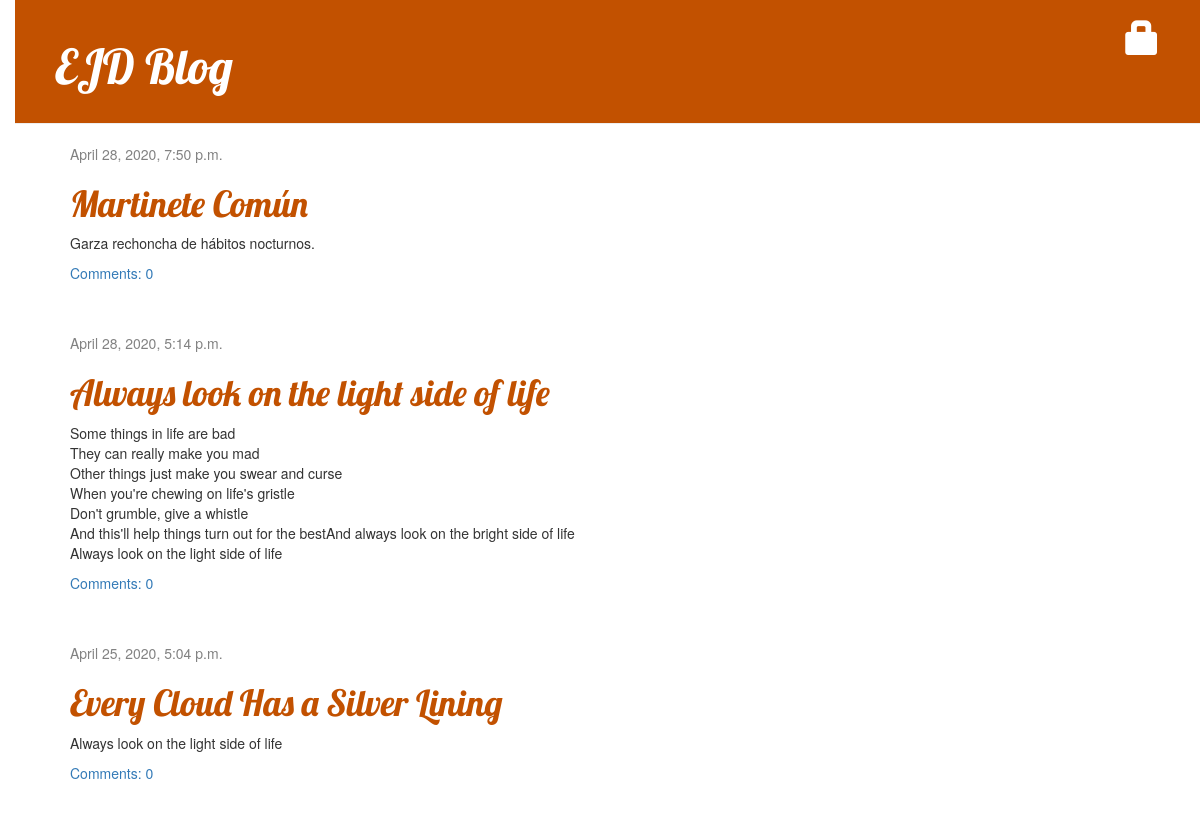
The app's page /, older data.
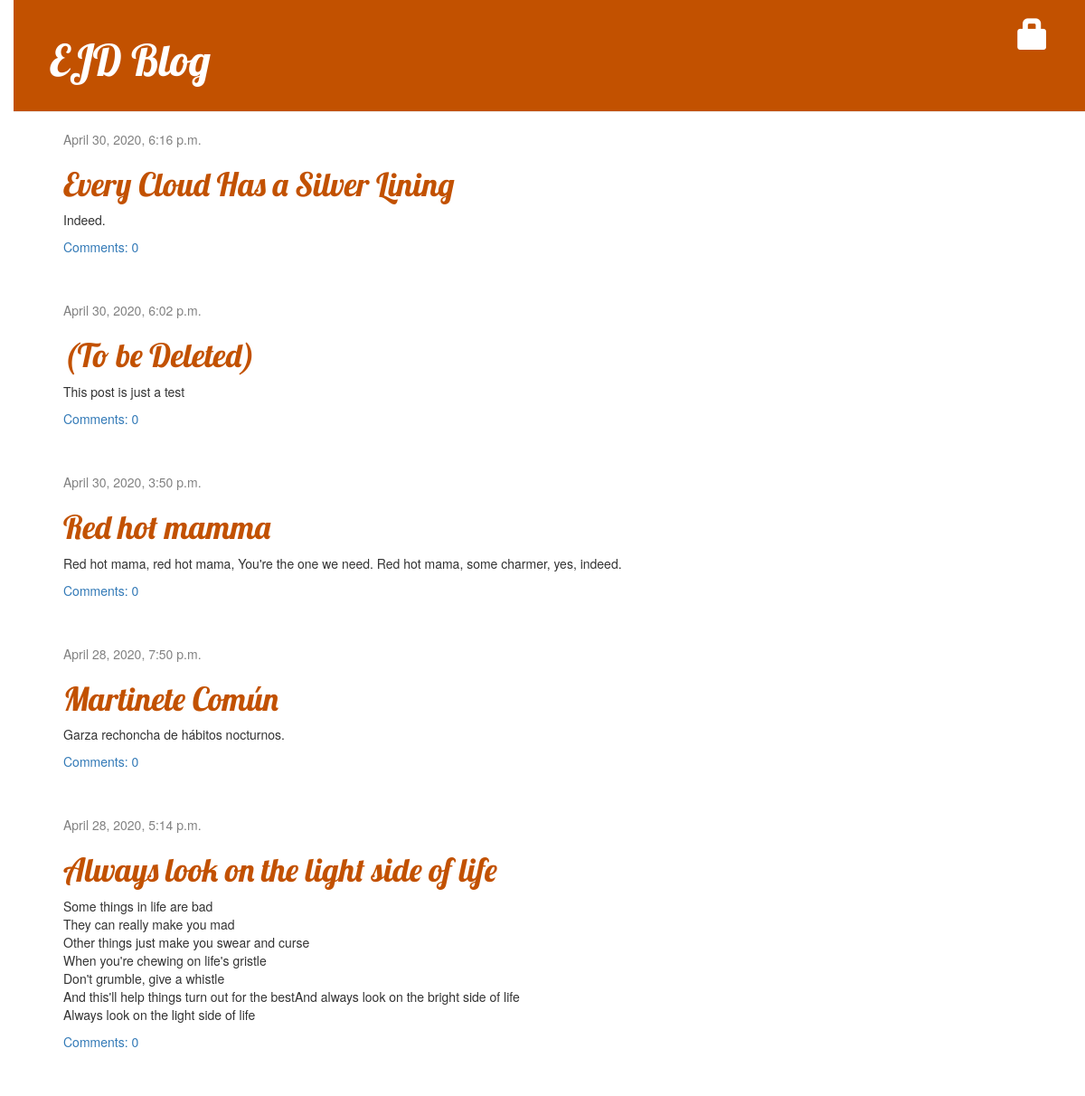
The same page, newer data.
### blog/models.py (models this page shows, shortened)
class Post(models.Model): # class is a keyword to define objects, we are defining a model named Post
	author = models.ForeignKey(settings.AUTH_USER_MODEL, on_delete=models.CASCADE)
	title = models.CharField(max_length=200)
	text = models.TextField()
	created_date = models.DateTimeField(default=timezone.now)
	published_date = models.DateTimeField(blank=True, null=True)
	def approved_comments(self):
		return self.comments.filter(approved_comment=True)

### blog/views.py (the view)
# urls.py: path('', views.post_list, name='post_list'),
def post_list(request):
	posts = Post.objects.filter(published_date__lte=timezone.now()).order_by('-published_date')
	return render(request, 'blog/post_list.html', {'posts': posts})

### blog/templates/blog/post_list.html
{% extends 'blog/base.html' %}
{% block content %}
    {% for post in posts %}
        <div class="post">
            <div class="date">
                {{ post.published_date }}
            </div>
            <h1><a href="{% url 'post_detail' pk=post.pk %}">{{ post.title }}</a></h1>
            <p>{{ post.text|linebreaksbr }}</p>
            <a href="{% url 'post_detail' pk=post.pk %}">Comments: {{ post.approved_comments.count }}</a>
        </div>
    {% endfor %}
{% endblock content %}

### blog/templates/blog/base.html (shortened to what this page needs)
{% load static %}
<html>
    <head>
        <link rel="stylesheet" href="//maxcdn.bootstrapcdn.com/bootstrap/3.2.0/css/bootstrap.min.css">
        <link rel="stylesheet" href="//maxcdn.bootstrapcdn.com/bootstrap/3.2.0/css/bootstrap-theme.min.css">
        <link rel="stylesheet" href="{% static 'css/blog.css' %}">
    </head>
    <body>
        <div class="page-header">
            {% if user.is_authenticated %}
                <a href="{% url 'post_new' %}" class="top-menu"><span class="glyphicon glyphicon-plus"></span></a>
                <a href="{% url 'post_draft_list' %}" class="top-menu"><span class="glyphicon glyphicon-edit"></span></a>
                <p class="top-menu">Hello {{ user.username }} <small>(<a href="{% url 'logout' %}">Log out</a>)</small></p>
            {% else %}
                <a href="{% url 'login' %}" class="top-menu"><span class="glyphicon glyphicon-lock"></span></a>
            {% endif %}
            <h1><a href="/">EJD Blog</a></h1>
        </div>
        <div class="content container">
            <div class="row">
                <div class="col-md-8">
                {% block content %}
                {% endblock %}
                </div>
            </div>
        </div>
    </body>
</html>

### blog/static/css/blog.css (style rules this page uses)
body { padding-left: 15px; }
h1 a, h2 a { color: #C25100; font-family: 'Lobster'; }
.page-header { background-color: #C25100; margin-top: 0; padding: 20px 20px 20px 40px; }
.page-header h1, .page-header h1 a, .page-header h1 a:visited, .page-header h1 a:active { color: #ffffff; font-size: 36pt; text-decoration: none; }
.content { margin-left: 40px; }
h1, h2, h3, h4 { font-family: 'Lobster', cursive; }
.date { color: #828282; }
.top-menu, .top-menu:hover, .top-menu:visited { color: #ffffff; float: right; font-size: 26pt; margin-right: 20px; }
.post { margin-bottom: 50px; }

Row changes from the older to the newer data that the page shows:
changed Post "Every Cloud Has a Silver Lining": published_date "April 25, 2020, 5:04 p.m." → "April 30, 2020, 6:16 p.m."; text "Always look on the light side of life" → "Indeed."; moves up the list
added Post: published_date "April 30, 2020, 6:02 p.m.", title "(To be Deleted)", text "This post is just a test", approved_comments.count "0"
added Post: published_date "April 30, 2020, 3:50 p.m.", title "Red hot mamma", text "Red hot mama, red hot mama, You're the one we need. Red hot mama, some charmer, yes, indeed.", approved_comments.count "0"
